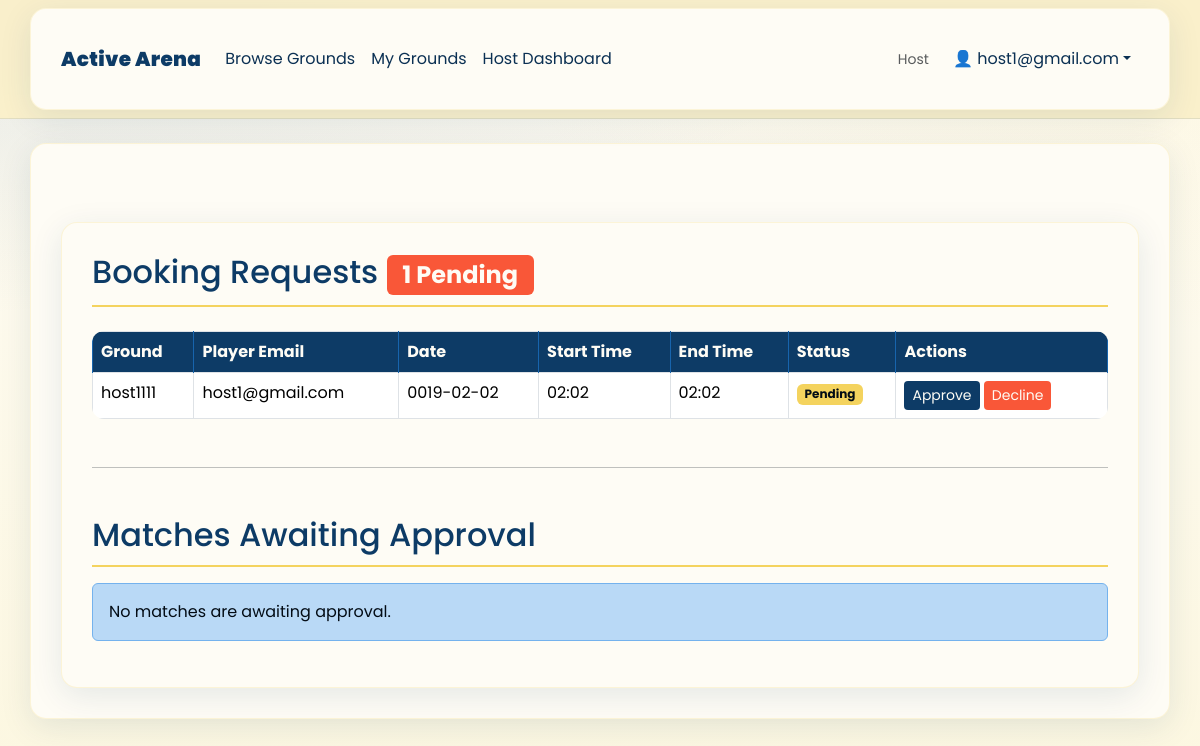
/host/dashboard (signed in), run on the app's committed database.
### app.py (models this page shows)
class Booking(db.Model):
    id = db.Column(db.Integer, primary_key=True)
    ground_id = db.Column(db.Integer, db.ForeignKey('ground.id'), nullable=False)
    player_email = db.Column(db.String(120), nullable=False)
    date = db.Column(db.String(20), nullable=False)
    start_time = db.Column(db.String(10), nullable=False)
    end_time = db.Column(db.String(10), nullable=False)
    status = db.Column(db.String(20), default='pending')  # pending, approved, declined

### app.py (the view)
@app.route('/host/dashboard', methods=['GET', 'POST'])
def host_dashboard():
    if 'user_email' not in session or session.get('user_type') != 'host':
        flash('You must be logged in as a host to view this page.', 'danger')
        return redirect(url_for('login_host'))
    host_email = session['user_email']
    host_grounds = Ground.query.filter_by(host_email=host_email).all()
    ground_ids = [g.id for g in host_grounds]
    bookings = Booking.query.filter(Booking.ground_id.in_(ground_ids)).order_by(Booking.id.desc()).all()
    pending_count = sum(1 for b in bookings if b.status == 'pending')
    pending_matches = Match.query.filter(Match.ground_id.in_(ground_ids), Match.status == 'pending_host').order_by(Match.id.desc()).all()
    match_players_map = {}
    for m in pending_matches:
        match_players_map[m.id] = MatchPlayer.query.filter_by(match_id=m.id).all()
    return render_template('host_dashboard.html', bookings=bookings, host_grounds=host_grounds, pending_count=pending_count, pending_matches=pending_matches, match_players_map=match_players_map)

### templates/host_dashboard.html (shortened to what this page needs)
{% extends "base.html" %}
{% block content %}
<div class="container mt-5">
    <h2>Booking Requests
        {% if pending_count > 0 %}
            <span class="badge bg-danger">{{ pending_count }} Pending</span>
        {% endif %}
    </h2>
    {% if bookings %}
        <table class="table table-bordered mt-4">
            <thead>
                <tr>
                    <th>Ground</th>
                    <th>Player Email</th>
                    <th>Date</th>
                    <th>Start Time</th>
                    <th>End Time</th>
                    <th>Status</th>
                    <th>Actions</th>
                </tr>
            </thead>
            <tbody>
                {% for booking in bookings %}
                <tr>
                    <td>{{ (host_grounds|selectattr('id', 'equalto', booking.ground_id)|first).name }}</td>
                    <td>{{ booking.player_email }}</td>
                    <td>{{ booking.date }}</td>
                    <td>{{ booking.start_time }}</td>
                    <td>{{ booking.end_time }}</td>
                    <td>
                        {% if booking.status == 'pending' %}
                            <span class="badge bg-warning text-dark">Pending</span>
                        {% elif booking.status == 'approved' %}
                            <span class="badge bg-success">Approved</span>
                        {% else %}
                            <span class="badge bg-danger">Declined</span>
                        {% endif %}
                    </td>
                    <td>
                        {% if booking.status == 'pending' %}
                        <form method="POST" action="{{ url_for('approve_booking', booking_id=booking.id) }}" style="display:inline;">
                            <button type="submit" class="btn btn-success btn-sm">Approve</button>
                        </form>
                        <form method="POST" action="{{ url_for('decline_booking', booking_id=booking.id) }}" style="display:inline;">
                            <button type="submit" class="btn btn-danger btn-sm">Decline</button>
                        </form>
                        {% else %}
                            <span class="text-muted">No actions</span>
                        {% endif %}
                    </td>
                </tr>
                {% endfor %}
            </tbody>
        </table>
    {% else %}
        <div class="alert alert-info mt-4">No booking requests yet.</div>
    {% endif %}
    <hr class="my-5">
    <h2>Matches Awaiting Approval</h2>
    {% if pending_matches %}
        <div class="list-group mt-3">
            {% for m in pending_matches %}
            <div class="list-group-item">
                <div class="d-flex justify-content-between align-items-center">
                    <div>
                        <div><strong>Ground:</strong> {{ (host_grounds|selectattr('id', 'equalto', m.ground_id)|first).name }}</div>
                        <div class="text-muted">{{ m.date }} at {{ m.time }} — Status: {{ m.status }}</div>
                    </div>
                    <div>
                        <form method="POST" action="{{ url_for('accept_match', match_id=m.id) }}" style="display:inline;">
                            <button type="submit" class="btn btn-success btn-sm">Accept</button>
                        </form>
                        <form method="POST" action="{{ url_for('decline_match', match_id=m.id) }}" style="display:inline;">
                            <button type="submit" class="btn btn-danger btn-sm">Decline</button>
                        </form>
                    </div>
                </div>
                <div class="row mt-3">
                    <div class="col-md-6">
                        <h6>Team A</h6>
                        <ul class="mb-0">
                            {% for mp in match_players_map[m.id] if mp.team == 'A' %}
                                <li>{{ mp.user_email }}</li>
                            {% endfor %}
                        </ul>
                    </div>
                    <div class="col-md-6">
                        <h6>Team B</h6>
                        <ul class="mb-0">
                            {% for mp in match_players_map[m.id] if mp.team == 'B' %}
                                <li>{{ mp.user_email }}</li>
                            {% endfor %}
                        </ul>
                    </div>
                </div>
            </div>
            {% endfor %}
        </div>
    {% else %}
        <div class="alert alert-info mt-3">No matches are awaiting approval.</div>
    {% endif %}
</div>
{% endblock %}

### templates/base.html (shortened to what this page needs)
<!DOCTYPE html>
<html lang="en">
<head>
    <link href="https://cdn.jsdelivr.net/npm/bootstrap@5.3.2/dist/css/bootstrap.min.css" rel="stylesheet">
</head>
<body>
    <nav class="navbar navbar-expand-lg navbar-dark sticky-top">
        <div class="container">
            <a class="navbar-brand" href="{{ url_for('home') }}">Active Arena</a>
            <div class="collapse navbar-collapse" id="navbarNav">
                <ul class="navbar-nav me-auto">
                    {% if session.get('user_type') %}
                        <li class="nav-item">
                            <a class="nav-link" href="{{ url_for('grounds') }}">Browse Grounds</a>
                        </li>
                        {% if session.get('user_type') == 'host' %}
                            <li class="nav-item">
                                <a class="nav-link" href="{{ url_for('grounds_host') }}">My Grounds</a>
                            </li>
                            <li class="nav-item">
                                <a class="nav-link" href="{{ url_for('host_dashboard') }}">Host Dashboard</a>
                            </li>
                        {% endif %}
                    {% endif %}
                </ul>
                <ul class="navbar-nav align-items-center gap-2">
                    {% if session.get('user_type') %}
                        <li class="nav-item d-none d-md-block text-muted small me-2">{{ session.get('user_type')|capitalize }}</li>
                        <li class="nav-item dropdown">
                            <a class="nav-link dropdown-toggle" href="#" id="navbarDropdown" role="button" data-bs-toggle="dropdown">👤 {{ session.get('user_email', 'User') }}</a>
                        </li>
                    {% endif %}
                </ul>
            </div>
        </div>
    </nav>
    <div class="container mt-4">
        {% block content %}{% endblock %}
    </div>
</body>
</html>

### templates/base.html (style rules this page uses)
:root { --yale-blue: #0d3b66; --yale-blue-100: #030c15; --yale-blue-200: #05182a; --yale-blue-300: #08243e; --yale-blue-400: #0b3053; --yale-blue-500: #0d3b66; --yale-blue-600: #1764ad; --yale-blue-700: #2e8ce4; --yale-blue-800: #74b2ed; --yale-blue-900: #b9d9f6; --lemon-chiffon: #faf0ca; --lemon-chiffon-100: #534408; --lemon-chiffon-200: #a6880f; --lemon-chiffon-300: #ebc326; --lemon-chiffon-400: #f3da79; --lemon-chiffon-500: #faf0ca; --lemon-chiffon-600: #fbf4d6; --lemon-chiffon-700: #fcf7e0; --lemon-chiffon-800: #fdf9ea; --lemon-chiffon-900: #fefcf5; --naples-yellow: #f4d35e; --naples-yellow-100: #3f3204; --naples-yellow-200: #7e6509; --naples-yellow-300: #bd970d; --naples-yellow-400: #efc21e; --naples-yellow-500: #f4d35e; --naples-yellow-600: #f6dc7d; --naples-yellow-700: #f8e59e; --naples-yellow-800: #faedbe; --naples-yellow-900: #fdf6df; --sandy-brown: #ee964b; --sandy-brown-100: #391d05; --sandy-brown-200: #723b0b; --sandy-brown-300: #ab5810; --sandy-brown-400: #e47615; --sandy-brown-500: #ee964b; --sandy-brown-600: #f1ab6d; --sandy-brown-700: #f5c092; --sandy-brown-800: #f8d5b6; --sandy-brown-900: #fceadb; --tomato: #f95738; --tomato-100: #3b0b02; --tomato-200: #771704; --tomato-300: #b22206; --tomato-400: #ed2e07; --tomato-500: #f95738; --tomato-600: #fa7a61; --tomato-700: #fb9b88; --tomato-800: #fdbdb0; --tomato-900: #feded7; --brand-1: var(--yale-blue); --brand-2: var(--naples-yellow); --accent-1: var(--tomato); --accent-2: var(--sandy-brown); --ink: var(--yale-blue-100); --muted: var(--yale-blue-300); --paper: var(--lemon-chiffon-900); --card: var(--lemon-chiffon-900); }
body { min-height:100vh; background: radial-gradient(1100px 480px at -10% -20%, rgba(13,59,102,.15), transparent), radial-gradient(900px 420px at 110% -10%, rgba(244,211,94,.15), transparent), linear-gradient(180deg,var(--lemon-chiffon-900),var(--lemon-chiffon-700)); color:var(--ink); font-family:Poppins,system-ui,-apple-system,Segoe UI,Roboto,Helvetica,Arial,sans-serif }
.navbar { background:rgba(250,240,202,.95);backdrop-filter:blur(10px);border-bottom:1px solid rgba(13,59,102,.1) }
.navbar-brand { font-weight:900;letter-spacing:.3px;color:var(--yale-blue) !important }
.nav-link { color:var(--yale-blue-400) !important }

### templates/host_dashboard.html (style rules this page uses)
.container { background: var(--lemon-chiffon-900); border-radius: 16px; padding: 30px; box-shadow: 0 8px 32px rgba(13,59,102,0.1); border: 1px solid rgba(244,211,94,0.2); }
h2 { color: var(--yale-blue); border-bottom: 2px solid var(--naples-yellow); padding-bottom: 10px; }
.table { background: var(--lemon-chiffon-800); border-radius: 12px; overflow: hidden; }
.table thead th { background: var(--yale-blue); color: var(--lemon-chiffon-900); border-color: var(--yale-blue-600); }
.badge.bg-warning { background: var(--naples-yellow) !important; color: var(--yale-blue-100) !important; }
.badge.bg-danger { background: var(--tomato) !important; color: var(--lemon-chiffon-900) !important; }
.btn-success { background: var(--yale-blue); border: none; color: var(--lemon-chiffon-900); }
.btn-danger { background: var(--tomato); border: none; color: var(--lemon-chiffon-900); }
.alert-info { background: var(--yale-blue-900); color: var(--yale-blue-100); border: 1px solid var(--yale-blue-800); }

### data on the page
Booking: ground_id "host1111", player_email "host1@gmail.com", date "0019-02-02", start_time "02:02", end_time "02:02", status "Pending"

### other printed values
{{ session.get('user_type')|capitalize }} "Host"
{{ session.get('user_email', 'User') }} "host1@gmail.com"
{{ pending_count }} "1"
